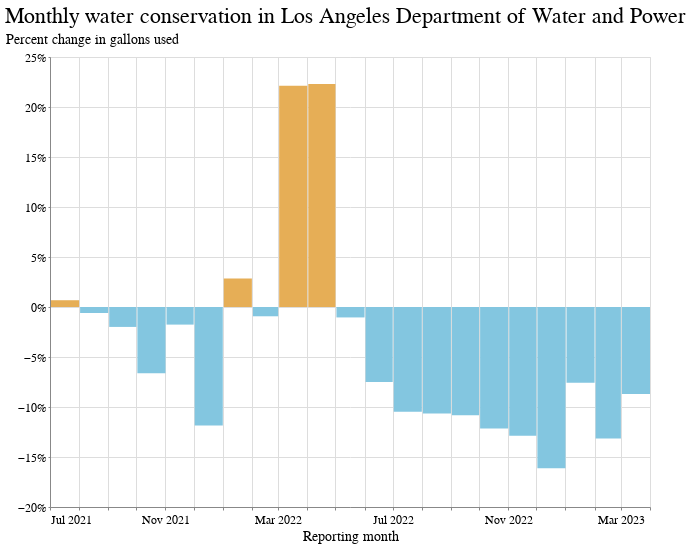

Source (notebook cell):
### Code cell
chart_data = complete_data[complete_data.supplier_name == "Los Angeles Department of Water and Power"]
name = chart_data.iloc[0]["supplier_name"]

alt.Chart(
    chart_data
).mark_bar().encode(
    x=alt.X('yearmonth(reporting_month):T', axis=alt.Axis(title="Reporting month")),
    y=alt.Y("gallons_pct_change:Q", axis=alt.Axis(format="%", title="Percent change in gallons used")),
    color=alt.condition(
        alt.datum.gallons_pct_change > 0,
        alt.value("#e6ae56"),  # The positive color
        alt.value("#83c6e0")  # The negative color
    ),
    tooltip=["reporting_month","gallons_pct_change"]
).properties(title=f"Monthly water conservation in {name}", width=600)

### Figure 1 — Vega-Lite specification as saved in the notebook (floating-point values rounded to 4 significant figures)
{"config": {"view": {"width": 800, "height": 450}, "background": "#ffffff", "title": {"anchor": "start", "font": "BentonGothic-Bold, sans", "fontColor": "#000000", "fontSize": 22, "fontWeight": "normal"}, "arc": {"fill": "#82c6df"}, "area": {"fill": "#82c6df"}, "line": {"stroke": "#82c6df", "strokeWidth": 3}, "path": {"stroke": "#82c6df"}, "rect": {"fill": "#82c6df"}, "shape": {"stroke": "#82c6df"}, "bar": {"fill": "#82c6df"}, "point": {"stroke": "#82c6df"}, "symbol": {"fill": "#82c6df", "size": 30}, "axis": {"titleFont": "BentonGothic-Bold, sans", "titleFontSize": 14, "titleFontWeight": "normal", "labelFont": "BentonGothic, sans", "labelFontSize": 12, "labelFontWeight": "normal"}, "axisX": {"labelAngle": 0, "labelPadding": 4, "tickSize": 3}, "axisY": {"labelBaseline": "middle", "maxExtent": 45, "minExtent": 45, "tickSize": 2, "titleAlign": "left", "titleAngle": 0, "titleX": -45, "titleY": -11}, "legend": {"titleFont": "BentonGothic-Bold, sans", "titleFontSize": 14, "titleFontWeight": "normal", "symbolType": "square", "labelFont": "BentonGothic, sans", "labelFontSize": 13}, "range": {"category": ["#3580b1", "#ec8431", "#ab7fb4", "#c89d29", "#adc839", "#829eb1"], "diverging": ["#e68a4f", "#f4bb6a", "#f9e39c", "#dadfe2", "#a6b7c6", "#849eae"], "heatmap": ["#fbf2c7", "#f9e39c", "#f8d36e", "#f4bb6a", "#e68a4f", "#d15a40", "#ab4232"], "ordinal": ["#fbf2c7", "#f9e39c", "#f8d36e", "#f4bb6a", "#e68a4f", "#d15a40", "#ab4232"], "ramp": ["#fbf2c7", "#f9e39c", "#f8d36e", "#f4bb6a", "#e68a4f", "#d15a40", "#ab4232"]}}, "data": {"name": "data-89ec09c6b74277216cc2d95426d02ece"}, "mark": "bar", "encoding": {"color": {"condition": {"value": "#e6ae56", "test": "(datum.gallons_pct_change > 0)"}, "value": "#83c6e0"}, "tooltip": [{"field": "reporting_month", "type": "temporal"}, {"field": "gallons_pct_change", "type": "quantitative"}], "x": {"axis": {"title": "Reporting month"}, "field": "reporting_month", "timeUnit": "yearmonth", "type": "temporal"}, "y": {"axis": {"format": "%", "title": "Percent change in gallons used"}, "field": "gallons_pct_change", "type": "quantitative"}}, "title": "Monthly water conservation in Los Angeles Department of Water and Power", "width": 600, "$schema": "https://vega.github.io/schema/vega-lite/v4.17.0.json", "datasets": {"data-89ec09c6b74277216cc2d95426d02ece": [{"supplier_name": "Los Angeles Department of Water and Power", "reporting_month": "2023-03-15T00:00:00", "public_water_system_id": "CA1910067", "county": "Los Angeles", "hydrologic_region": "South Coast", "climate_zone": 9, "total_population_served": 3790307, "total_gallons_current": 9785000000.0, "calculated_r_gpcd": 56.34, "total_gallons_baseline": 10720000000.0, "gallons_pct_change": -0.0869, "state": "Statewide"}, {"supplier_name": "Los Angeles Department of Water and Power", "reporting_month": "2023-02-15T00:00:00", "public_water_system_id": "CA1910067", "county": "Los Angeles", "hydrologic_region": "South Coast", "climate_zone": 9, "total_population_served": 3795914, "total_gallons_current": 9973000000.0, "calculated_r_gpcd": 62.66, "total_gallons_baseline": 11480000000.0, "gallons_pct_change": -0.1316, "state": "Statewide"}, {"supplier_name": "Los Angeles Department of Water and Power", "reporting_month": "2023-01-15T00:00:00", "public_water_system_id": "CA1910067", "county": "Los Angeles", "hydrologic_region": "South Coast", "climate_zone": 9, "total_population_served": 3802522, "total_gallons_current": 10240000000.0, "calculated_r_gpcd": 64.47, "total_gallons_baseline": 11080000000.0, "gallons_pct_change": -0.07575, "state": "Statewide"}, {"supplier_name": "Los Angeles Department of Water and Power", "reporting_month": "2022-12-15T00:00:00", "public_water_system_id": "CA1910067", "county": "Los Angeles", "hydrologic_region": "South Coast", "climate_zone": 9, "total_population_served": 3807129, "total_gallons_current": 10670000000.0, "calculated_r_gpcd": 65.92, "total_gallons_baseline": 12720000000.0, "gallons_pct_change": -0.1612, "state": "Statewide"}, {"supplier_name": "Los Angeles Department of Water and Power", "reporting_month": "2022-11-15T00:00:00", "public_water_system_id": "CA1910067", "county": "Los Angeles", "hydrologic_region": "South Coast", "climate_zone": 9, "total_population_served": 3812737, "total_gallons_current": 11440000000.0, "calculated_r_gpcd": 74.64, "total_gallons_baseline": 13130000000.0, "gallons_pct_change": -0.1288, "state": "Statewide"}, {"supplier_name": "Los Angeles Department of Water and Power", "reporting_month": "2022-10-15T00:00:00", "public_water_system_id": "CA1910067", "county": "Los Angeles", "hydrologic_region": "South Coast", "climate_zone": 9, "total_population_served": 3818344, "total_gallons_current": 12960000000.0, "calculated_r_gpcd": 70.49, "total_gallons_baseline": 14750000000.0, "gallons_pct_change": -0.1216, "state": "Statewide"}, {"supplier_name": "Los Angeles Department of Water and Power", "reporting_month": "2022-09-15T00:00:00", "public_water_system_id": "CA1910067", "county": "Los Angeles", "hydrologic_region": "South Coast", "climate_zone": 9, "total_population_served": 3823951, "total_gallons_current": 13330000000.0, "calculated_r_gpcd": 76.26, "total_gallons_baseline": 14950000000.0, "gallons_pct_change": -0.1083, "state": "Statewide"}, {"supplier_name": "Los Angeles Department of Water and Power", "reporting_month": "2022-08-15T00:00:00", "public_water_system_id": "CA1910067", "county": "Los Angeles", "hydrologic_region": "South Coast", "climate_zone": 9, "total_population_served": 3829559, "total_gallons_current": 14030000000.0, "calculated_r_gpcd": 73.44, "total_gallons_baseline": 15710000000.0, "gallons_pct_change": -0.1065, "state": "Statewide"}, {"supplier_name": "Los Angeles Department of Water and Power", "reporting_month": "2022-07-15T00:00:00", "public_water_system_id": "CA1910067", "county": "Los Angeles", "hydrologic_region": "South Coast", "climate_zone": 9, "total_population_served": 3835166, "total_gallons_current": 13650000000.0, "calculated_r_gpcd": 73.98, "total_gallons_baseline": 15250000000.0, "gallons_pct_change": -0.1048, "state": "Statewide"}, {"supplier_name": "Los Angeles Department of Water and Power", "reporting_month": "2022-06-15T00:00:00", "public_water_system_id": "CA1910067", "county": "Los Angeles", "hydrologic_region": "South Coast", "climate_zone": 9, "total_population_served": 3899649, "total_gallons_current": 13060000000.0, "calculated_r_gpcd": 71.74, "total_gallons_baseline": 14120000000.0, "gallons_pct_change": -0.0749, "state": "Statewide"}, {"supplier_name": "Los Angeles Department of Water and Power", "reporting_month": "2022-05-15T00:00:00", "public_water_system_id": "CA1910067", "county": "Los Angeles", "hydrologic_region": "South Coast", "climate_zone": 9, "total_population_served": 3902842, "total_gallons_current": 13540000000.0, "calculated_r_gpcd": 66.43, "total_gallons_baseline": 13680000000.0, "gallons_pct_change": -0.01043, "state": "Statewide"}, {"supplier_name": "Los Angeles Department of Water and Power", "reporting_month": "2022-04-15T00:00:00", "public_water_system_id": "CA1910067", "county": "Los Angeles", "hydrologic_region": "South Coast", "climate_zone": 9, "total_population_served": 3906036, "total_gallons_current": 13370000000.0, "calculated_r_gpcd": 67.89, "total_gallons_baseline": 10930000000.0, "gallons_pct_change": 0.223, "state": "Statewide"}, {"supplier_name": "Los Angeles Department of Water and Power", "reporting_month": "2022-03-15T00:00:00", "public_water_system_id": "CA1910067", "county": "Los Angeles", "hydrologic_region": "South Coast", "climate_zone": 9, "total_population_served": 3909230, "total_gallons_current": 13090000000.0, "calculated_r_gpcd": 64.23, "total_gallons_baseline": 10720000000.0, "gallons_pct_change": 0.2214, "state": "Statewide"}, {"supplier_name": "Los Angeles Department of Water and Power", "reporting_month": "2022-02-15T00:00:00", "public_water_system_id": "CA1910067", "county": "Los Angeles", "hydrologic_region": "South Coast", "climate_zone": 9, "total_population_served": 3912423, "total_gallons_current": 11380000000.0, "calculated_r_gpcd": 67.17, "total_gallons_baseline": 11480000000.0, "gallons_pct_change": -0.00928, "state": "Statewide"}, {"supplier_name": "Los Angeles Department of Water and Power", "reporting_month": "2022-01-15T00:00:00", "public_water_system_id": "CA1910067", "county": "Los Angeles", "hydrologic_region": "South Coast", "climate_zone": 9, "total_population_served": 3915617, "total_gallons_current": 11390000000.0, "calculated_r_gpcd": 67.77, "total_gallons_baseline": 11080000000.0, "gallons_pct_change": 0.02851, "state": "Statewide"}, {"supplier_name": "Los Angeles Department of Water and Power", "reporting_month": "2021-12-15T00:00:00", "public_water_system_id": "CA1910067", "county": "Los Angeles", "hydrologic_region": "South Coast", "climate_zone": 9, "total_population_served": 3918811, "total_gallons_current": 11210000000.0, "calculated_r_gpcd": 70.43, "total_gallons_baseline": 12720000000.0, "gallons_pct_change": -0.1186, "state": "Statewide"}, {"supplier_name": "Los Angeles Department of Water and Power", "reporting_month": "2021-11-15T00:00:00", "public_water_system_id": "CA1910067", "county": "Los Angeles", "hydrologic_region": "South Coast", "climate_zone": 9, "total_population_served": 3922004, "total_gallons_current": 12890000000.0, "calculated_r_gpcd": 74.93, "total_gallons_baseline": 13130000000.0, "gallons_pct_change": -0.0176, "state": "Statewide"}, {"supplier_name": "Los Angeles Department of Water and Power", "reporting_month": "2021-10-15T00:00:00", "public_water_system_id": "CA1910067", "county": "Los Angeles", "hydrologic_region": "South Coast", "climate_zone": 9, "total_population_served": 3925198, "total_gallons_current": 13770000000.0, "calculated_r_gpcd": 79.09, "total_gallons_baseline": 14750000000.0, "gallons_pct_change": -0.0663, "state": "Statewide"}, {"supplier_name": "Los Angeles Department of Water and Power", "reporting_month": "2021-09-15T00:00:00", "public_water_system_id": "CA1910067", "county": "Los Angeles", "hydrologic_region": "South Coast", "climate_zone": 9, "total_population_served": 3928392, "total_gallons_current": 14650000000.0, "calculated_r_gpcd": 88.09, "total_gallons_baseline": 14950000000.0, "gallons_pct_change": -0.01992, "state": "Statewide"}, {"supplier_name": "Los Angeles Department of Water and Power", "reporting_month": "2021-08-15T00:00:00", "public_water_system_id": "CA1910067", "county": "Los Angeles", "hydrologic_region": "South Coast", "climate_zone": 9, "total_population_served": 3931585, "total_gallons_current": 15610000000.0, "calculated_r_gpcd": 82.4, "total_gallons_baseline": 15710000000.0, "gallons_pct_change": -0.006018, "state": "Statewide"}, {"supplier_name": "Los Angeles Department of Water and Power", "reporting_month": "2021-07-15T00:00:00", "public_water_system_id": "CA1910067", "county": "Los Angeles", "hydrologic_region": "South Coast", "climate_zone": 9, "total_population_served": 3934779, "total_gallons_current": 15350000000.0, "calculated_r_gpcd": 78.41, "total_gallons_baseline": 15250000000.0, "gallons_pct_change": 0.006773, "state": "Statewide"}]}}
